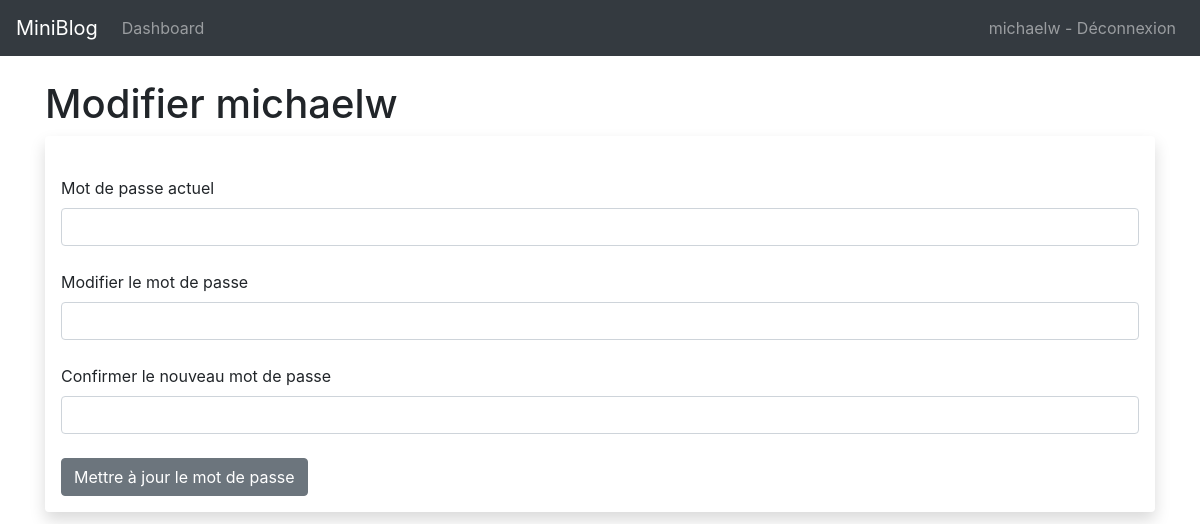
Page /user/edit/pass (signed in) on the earlier database version.
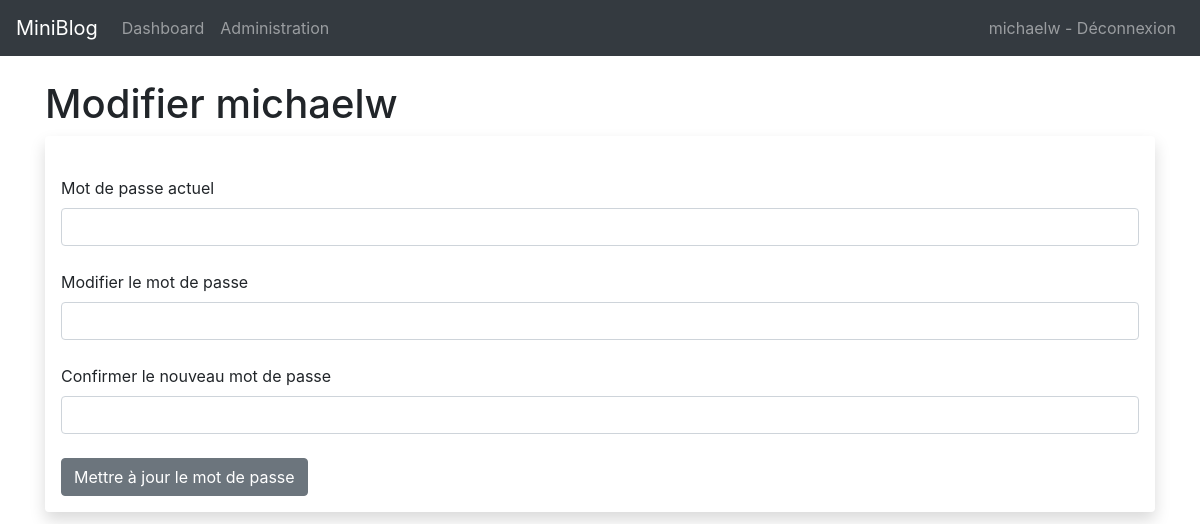
Same page on the later database version.
### app/users/routes.py (the view)
@bp.route('/user/edit/pass', methods=('GET', 'POST'))
@login_required
def update_pass():
    form = UpdatePasswordForm()
    if form.validate_on_submit():
        current_user.password = form.password.data
        db.session.commit()
        flash('Votre mot de passe a été mis à jour !', 'success')
        return redirect(url_for('users.dashboard'))
    return render_template('users/edit_pass.html', form=form)

### app/webforms.py (shortened to what this page needs)
class UpdatePasswordForm(FlaskForm):
    old_password = PasswordField(
        'Mot de passe actuel', validators=[InputRequired()])
    password = PasswordField(
        'Modifier le mot de passe',
        validators=[
            InputRequired(),
            EqualTo('confirm', message="Les mots de passe doivent correspondre")
        ])
    confirm = PasswordField(
        'Confirmer le nouveau mot de passe', validators=[InputRequired()])
    submit = SubmitField('Mettre à jour le mot de passe')

### app/models.py (called while the page is built)
@login_manager.user_loader
def load_user(user_id):
    return User.query.get(int(user_id))

### app/templates/users/edit_pass.html (shortened to what this page needs)
{% extends 'base.html' %}
{% block content %}
<h1>{% block title %}Modifier {{ current_user.username }}{% endblock %}</h1>
<div class="shadow p-3 mb-5 bg-body rounded">
    <form method="POST">
        <br />
        {{ form.old_password.label(class='form-label') }}
        {{ form.old_password(class='form-control') }}
        <br />
        {{ form.password.label(class='form-label') }}
        {{ form.password(class='form-control') }}
        <br />
        {{ form.confirm.label(class='form-label') }}
        {{ form.confirm(class='form-control') }}
        <br />
        {{ form.submit(class='btn btn-secondary') }}
    </form>
</div>
{% endblock %}

### app/templates/base.html (shortened to what this page needs)
<!doctype html>
<html lang="en">
<head>
  <link rel="stylesheet" href="{{ url_for('static', filename= 'css/style.css') }}">
  <link rel="stylesheet" href="https://stackpath.bootstrapcdn.com/bootstrap/4.3.1/css/bootstrap.min.css"
>
</head>
<body>
  <nav class="navbar navbar-expand-md navbar-dark bg-dark">
    <a class="navbar-brand" href="{{ url_for('index')}}">MiniBlog</a>
    <div class="collapse navbar-collapse" id="navbarNav">
      <ul class="navbar-nav">
        {% if current_user.is_authenticated %}
        <li class="nav-item">
          <a class="nav-link" href="{{url_for('users.dashboard')}}">Dashboard</a>
        </li>
        {% endif %}
        {% if current_user.is_admin %}
        <li class="nav-item">
          <a class="nav-link" href="{{url_for('admin.index')}}">Administration</a>
        </li>
        {% endif %}
      </ul>
      <ul class="navbar-nav ml-auto">
        {% if current_user.is_authenticated %}
        <li class="nav-item">
          <a class="nav-link" href="{{url_for('users.logout')}}">{{current_user.username}} - Déconnexion</a>
        </li>
        {% endif %}
      </ul>
    </div>
  </nav>
  <div class="container">
    <br />
    {% block content %} {% endblock %}
  </div>
</body>
</html>

Differences in the rows shown:
changed User "michaelw": is_admin False → True (drawn)
Other differences:
text now shown: "Administration"
